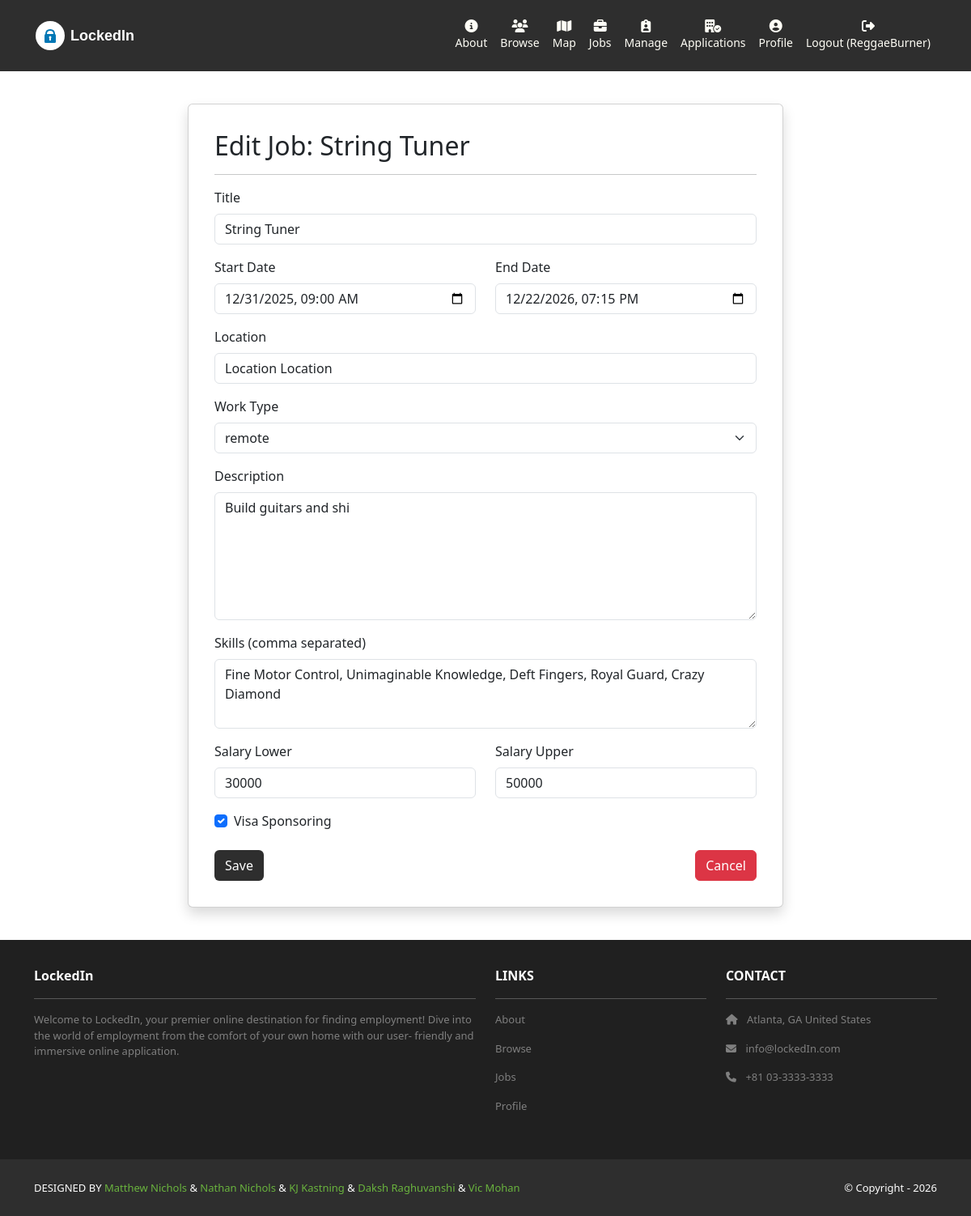
Page /jobs/3/edit/ (signed in) on the earlier database version.
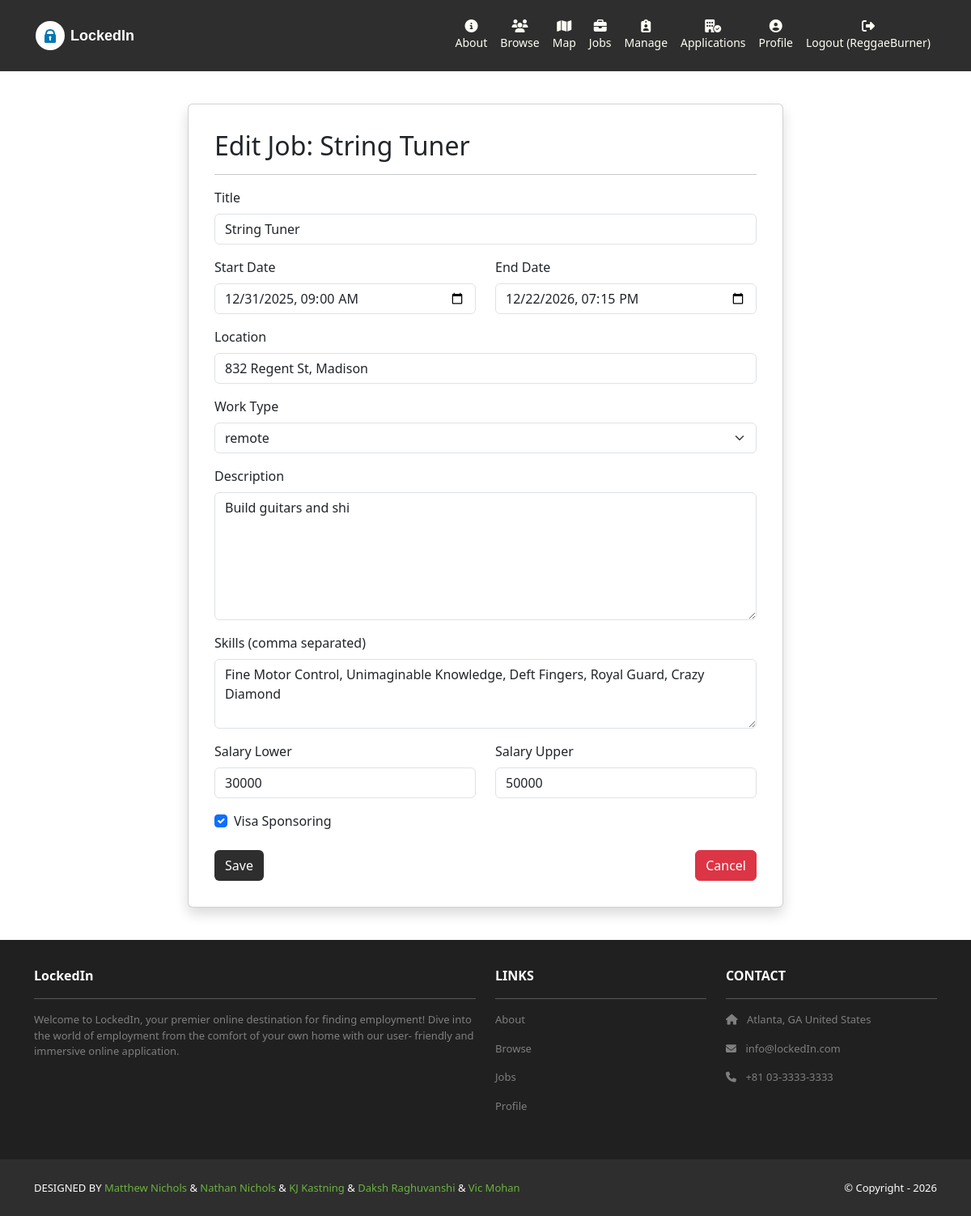
Same page on the later database version.
### jobs/models.py (models this page shows, shortened)
class Job(models.Model):
    CLASSIFICATION_CHOICES = [
        ('Remote', 'remote'),
        ('Hybrid', 'hybrid'),
        ('On-Site', 'on-site'),
    ]
    id = models.AutoField(primary_key=True)
    created_at = models.DateTimeField(auto_now_add=True)
    title = models.CharField(help_text="What is the job title?", max_length = 255)
    start_date = models.DateTimeField()
    end_date = models.DateTimeField(blank=True, null=True)
    description = models.TextField()
    recruiter = models.ForeignKey(User, on_delete=models.CASCADE)
    skills = models.TextField(help_text="Required skills(E.g: Project Management, Agile Methodologies, etc.)")
    salary_upper = models.IntegerField()
    salary_lower = models.IntegerField()
    location = models.CharField(help_text="Work location. Can accept address, city/state, etc.", max_length = 255)
    latitude = models.FloatField(null=True)     # determined automatically using geopy, otherwise null
    longitude = models.FloatField(null=True)    # determined automatically using geopy, otherwise null
    classification = models.CharField(help_text="E.g: On-Site, Hybrid, Remote", max_length = 255, choices=CLASSIFICATION_CHOICES)
    isSponsoring = models.BooleanField(help_text="True: for OPT/CPT, F-1, J-1, etc., False: US citizens/Green Card holders")

### jobs/views.py (the view)
# urls.py: path('<int:id>/edit/', views.edit, name="jobs.edit"),
@login_required
def edit(request, id):
    job = get_object_or_404(Job, id=id, recruiter=request.user)
    if request.method == 'POST':
        form = JobForm(request.POST, instance=job)
        if form.is_valid():
            form.save()
            messages.success(request, 'Job updated successfully!')
            return redirect('jobs.listing', id=job.id)
    else:
        form = JobForm(instance=job)
    context = {
        'template_data': {
            'title': f'Edit Job: {job.title}',
            'form': form,
            'job': job
        }
    }
    return render(request, 'jobs/edit.html', context)

### jobs/templates/jobs/edit.html (shortened to what this page needs)
{% extends 'base.html'%}
{% block content %}
<div class="p-3 mt-4">
  <div class="container">
    <div class="row justify-content-center">
      <div class="col-lg-8">
        <div class="card shadow p-3 mb-4 rounded">
          <div class="card-body">
            <h2 class="mb-1">{{ template_data.title }}</h2>
            <hr/>
            <form method="POST">
              <div class="mb-3">
                <label class="form-label">Title</label>
                {{ template_data.form.title }}
              </div>
              <div class="row">
                <div class="col-md-6 mb-3">
                  <label class="form-label">Start Date</label>
                  {{ template_data.form.start_date }}
                </div>
                <div class="col-md-6 mb-3">
                  <label class="form-label">End Date</label>
                  {{ template_data.form.end_date }}
                </div>
              </div>
              <div class="mb-3">
                <label class="form-label">Location</label>
                {{ template_data.form.location }}
              </div>
              <div class="mb-3">
                <label class="form-label">Work Type</label>
                {{ template_data.form.classification }}
              </div>
              <div class="mb-3">
                <label class="form-label">Description</label>
                {{ template_data.form.description }}
              </div>
              <div class="mb-3">
                <label class="form-label">Skills (comma separated)</label>
                {{ template_data.form.skills }}
              </div>
              <div class="row">
                <div class="col-md-6 mb-3">
                  <label class="form-label">Salary Lower</label>
                  {{ template_data.form.salary_lower }}
                </div>
                <div class="col-md-6 mb-3">
                  <label class="form-label">Salary Upper</label>
                  {{ template_data.form.salary_upper }}
                </div>
              </div>
              <div class="mb-3 form-check">
                {{ template_data.form.isSponsoring }}
                <label class="form-check-label">Visa Sponsoring</label>
              </div>
              <div class="d-flex justify-content-between mt-4">
                <button type="submit" class="btn bg-dark text-white">Save</button>
                <a href="{% url 'jobs.index' %}" class="btn btn-danger">Cancel</a>
              </div>
            </form>
          </div>
        </div>
      </div>
    </div>
  </div>
</div>
{% endblock content %}

Differences in the rows shown:
changed Job "String Tuner": location "Location Location" → "832 Regent St, Madison"
